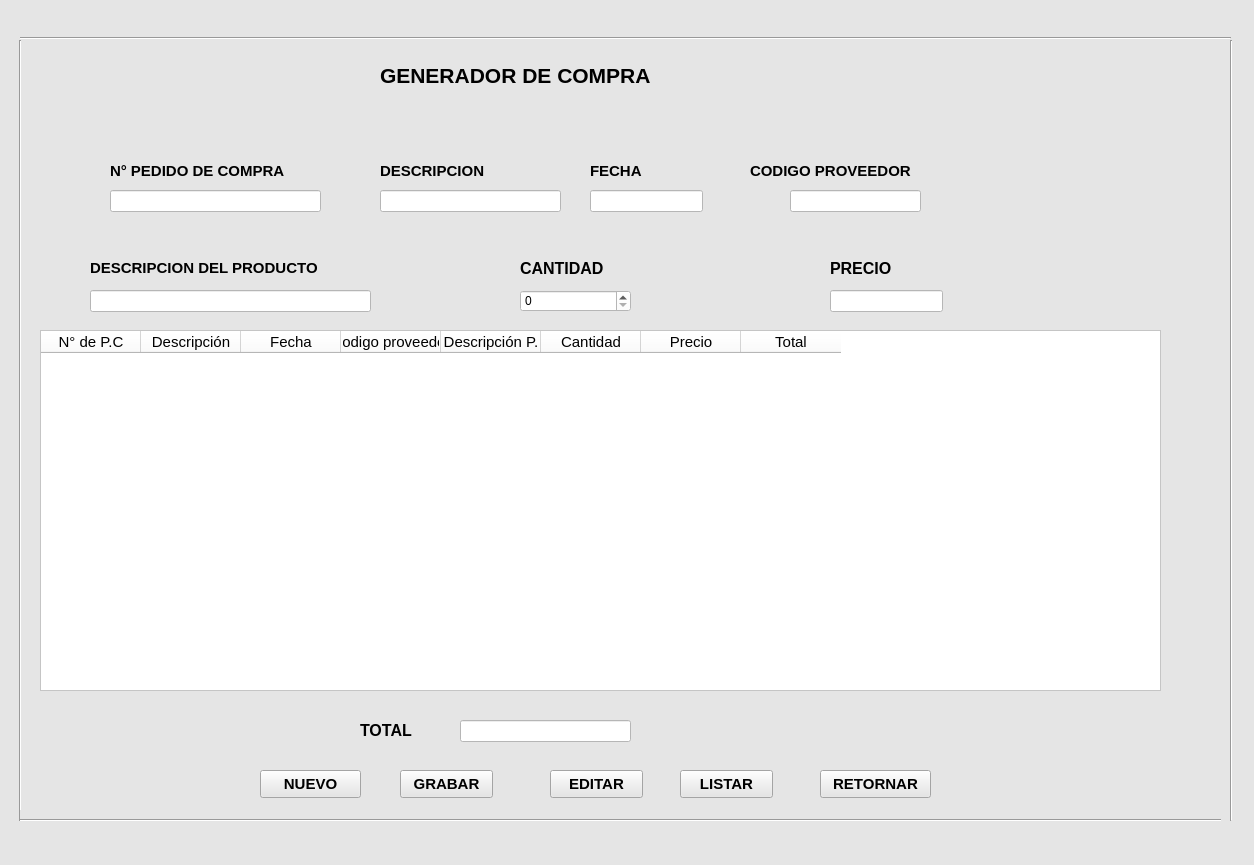
<?xml version="1.0" encoding="UTF-8"?>
<ui version="4.0">
 <class>MainWindow</class>
 <widget class="QMainWindow" name="MainWindow">
  <property name="geometry">
   <rect>
    <x>0</x>
    <y>0</y>
    <width>1254</width>
    <height>865</height>
   </rect>
  </property>
  <property name="windowTitle">
   <string>MainWindow</string>
  </property>
  <property name="styleSheet">
   <string notr="true">background-color: rgb(229, 229, 229);</string>
  </property>
  <widget class="QWidget" name="centralwidget">
   <widget class="QLabel" name="label">
    <property name="geometry">
     <rect>
      <x>380</x>
      <y>60</y>
      <width>361</width>
      <height>31</height>
     </rect>
    </property>
    <property name="font">
     <font>
      <family>Arial</family>
      <pointsize>16</pointsize>
      <weight>75</weight>
      <bold>true</bold>
     </font>
    </property>
    <property name="text">
     <string>GENERADOR DE COMPRA</string>
    </property>
   </widget>
   <widget class="Line" name="line">
    <property name="geometry">
     <rect>
      <x>20</x>
      <y>30</y>
      <width>1211</width>
      <height>16</height>
     </rect>
    </property>
    <property name="orientation">
     <enum>Qt::Horizontal</enum>
    </property>
   </widget>
   <widget class="Line" name="line_2">
    <property name="geometry">
     <rect>
      <x>10</x>
      <y>40</y>
      <width>20</width>
      <height>781</height>
     </rect>
    </property>
    <property name="orientation">
     <enum>Qt::Vertical</enum>
    </property>
   </widget>
   <widget class="QLabel" name="label_2">
    <property name="geometry">
     <rect>
      <x>110</x>
      <y>160</y>
      <width>211</width>
      <height>21</height>
     </rect>
    </property>
    <property name="font">
     <font>
      <family>Arial</family>
      <pointsize>11</pointsize>
      <weight>75</weight>
      <bold>true</bold>
     </font>
    </property>
    <property name="text">
     <string>N° PEDIDO DE COMPRA</string>
    </property>
   </widget>
   <widget class="QLabel" name="label_3">
    <property name="geometry">
     <rect>
      <x>380</x>
      <y>160</y>
      <width>131</width>
      <height>21</height>
     </rect>
    </property>
    <property name="font">
     <font>
      <family>Arial</family>
      <pointsize>11</pointsize>
      <weight>75</weight>
      <bold>true</bold>
     </font>
    </property>
    <property name="text">
     <string>DESCRIPCION</string>
    </property>
   </widget>
   <widget class="QLabel" name="label_4">
    <property name="geometry">
     <rect>
      <x>590</x>
      <y>160</y>
      <width>71</width>
      <height>21</height>
     </rect>
    </property>
    <property name="font">
     <font>
      <family>Arial</family>
      <pointsize>11</pointsize>
      <weight>75</weight>
      <bold>true</bold>
     </font>
    </property>
    <property name="text">
     <string>FECHA</string>
    </property>
   </widget>
   <widget class="QLabel" name="label_5">
    <property name="geometry">
     <rect>
      <x>750</x>
      <y>160</y>
      <width>201</width>
      <height>21</height>
     </rect>
    </property>
    <property name="font">
     <font>
      <family>Arial</family>
      <pointsize>11</pointsize>
      <weight>75</weight>
      <bold>true</bold>
     </font>
    </property>
    <property name="text">
     <string>CODIGO PROVEEDOR</string>
    </property>
   </widget>
   <widget class="Line" name="line_3">
    <property name="geometry">
     <rect>
      <x>20</x>
      <y>810</y>
      <width>1211</width>
      <height>21</height>
     </rect>
    </property>
    <property name="orientation">
     <enum>Qt::Horizontal</enum>
    </property>
   </widget>
   <widget class="Line" name="line_4">
    <property name="geometry">
     <rect>
      <x>1221</x>
      <y>40</y>
      <width>20</width>
      <height>781</height>
     </rect>
    </property>
    <property name="orientation">
     <enum>Qt::Vertical</enum>
    </property>
   </widget>
   <widget class="QPushButton" name="pushButton">
    <property name="geometry">
     <rect>
      <x>260</x>
      <y>770</y>
      <width>101</width>
      <height>28</height>
     </rect>
    </property>
    <property name="font">
     <font>
      <family>Arial</family>
      <pointsize>11</pointsize>
      <weight>75</weight>
      <bold>true</bold>
     </font>
    </property>
    <property name="text">
     <string>NUEVO</string>
    </property>
   </widget>
   <widget class="QPushButton" name="pushButton_2">
    <property name="geometry">
     <rect>
      <x>400</x>
      <y>770</y>
      <width>93</width>
      <height>28</height>
     </rect>
    </property>
    <property name="font">
     <font>
      <family>Arial</family>
      <pointsize>11</pointsize>
      <weight>75</weight>
      <bold>true</bold>
     </font>
    </property>
    <property name="text">
     <string>GRABAR</string>
    </property>
   </widget>
   <widget class="QTableWidget" name="tableWidget">
    <property name="geometry">
     <rect>
      <x>40</x>
      <y>330</y>
      <width>1121</width>
      <height>361</height>
     </rect>
    </property>
    <property name="styleSheet">
     <string notr="true">background-color: rgb(255, 255, 255);</string>
    </property>
    <column>
     <property name="text">
      <string>N° de P.C</string>
     </property>
     <property name="font">
      <font>
       <family>Arial</family>
       <pointsize>11</pointsize>
      </font>
     </property>
    </column>
    <column>
     <property name="text">
      <string>Descripción</string>
     </property>
     <property name="font">
      <font>
       <family>Arial</family>
       <pointsize>11</pointsize>
      </font>
     </property>
    </column>
    <column>
     <property name="text">
      <string>Fecha</string>
     </property>
     <property name="font">
      <font>
       <family>Arial</family>
       <pointsize>11</pointsize>
      </font>
     </property>
    </column>
    <column>
     <property name="text">
      <string>Codigo proveedor</string>
     </property>
     <property name="font">
      <font>
       <family>Arial</family>
       <pointsize>11</pointsize>
      </font>
     </property>
    </column>
    <column>
     <property name="text">
      <string>Descripción P.</string>
     </property>
     <property name="font">
      <font>
       <family>Arial</family>
       <pointsize>11</pointsize>
      </font>
     </property>
    </column>
    <column>
     <property name="text">
      <string>Cantidad</string>
     </property>
     <property name="font">
      <font>
       <family>Arial</family>
       <pointsize>11</pointsize>
      </font>
     </property>
    </column>
    <column>
     <property name="text">
      <string>Precio</string>
     </property>
     <property name="font">
      <font>
       <family>Arial</family>
       <pointsize>11</pointsize>
      </font>
     </property>
    </column>
    <column>
     <property name="text">
      <string>Total</string>
     </property>
     <property name="font">
      <font>
       <family>Arial</family>
       <pointsize>11</pointsize>
      </font>
     </property>
    </column>
   </widget>
   <widget class="QLabel" name="label_6">
    <property name="geometry">
     <rect>
      <x>990</x>
      <y>50</y>
      <width>151</width>
      <height>81</height>
     </rect>
    </property>
    <property name="styleSheet">
     <string notr="true">border-image: url(:/cct/Saved Pictures/logo.qrc.jpg);</string>
    </property>
    <property name="text">
     <string/>
    </property>
   </widget>
   <widget class="QLabel" name="label_7">
    <property name="geometry">
     <rect>
      <x>90</x>
      <y>260</y>
      <width>281</width>
      <height>16</height>
     </rect>
    </property>
    <property name="font">
     <font>
      <family>Arial</family>
      <pointsize>11</pointsize>
      <weight>75</weight>
      <bold>true</bold>
     </font>
    </property>
    <property name="text">
     <string>DESCRIPCION DEL PRODUCTO</string>
    </property>
   </widget>
   <widget class="QLabel" name="label_8">
    <property name="geometry">
     <rect>
      <x>520</x>
      <y>260</y>
      <width>111</width>
      <height>16</height>
     </rect>
    </property>
    <property name="font">
     <font>
      <family>Arial</family>
      <pointsize>12</pointsize>
      <weight>75</weight>
      <bold>true</bold>
     </font>
    </property>
    <property name="text">
     <string>CANTIDAD</string>
    </property>
   </widget>
   <widget class="QLabel" name="label_9">
    <property name="geometry">
     <rect>
      <x>830</x>
      <y>260</y>
      <width>81</width>
      <height>16</height>
     </rect>
    </property>
    <property name="font">
     <font>
      <family>Arial</family>
      <pointsize>12</pointsize>
      <weight>75</weight>
      <bold>true</bold>
     </font>
    </property>
    <property name="text">
     <string>PRECIO</string>
    </property>
   </widget>
   <widget class="QLabel" name="label_10">
    <property name="geometry">
     <rect>
      <x>360</x>
      <y>720</y>
      <width>71</width>
      <height>20</height>
     </rect>
    </property>
    <property name="font">
     <font>
      <family>Arial</family>
      <pointsize>12</pointsize>
      <weight>75</weight>
      <bold>true</bold>
     </font>
    </property>
    <property name="text">
     <string>TOTAL</string>
    </property>
   </widget>
   <widget class="QLineEdit" name="lineEdit">
    <property name="geometry">
     <rect>
      <x>110</x>
      <y>190</y>
      <width>211</width>
      <height>22</height>
     </rect>
    </property>
    <property name="styleSheet">
     <string notr="true">background-color: rgb(255, 255, 255);</string>
    </property>
   </widget>
   <widget class="QLineEdit" name="lineEdit_2">
    <property name="geometry">
     <rect>
      <x>380</x>
      <y>190</y>
      <width>181</width>
      <height>22</height>
     </rect>
    </property>
    <property name="styleSheet">
     <string notr="true">background-color: rgb(255, 255, 255);</string>
    </property>
   </widget>
   <widget class="QLineEdit" name="lineEdit_3">
    <property name="geometry">
     <rect>
      <x>590</x>
      <y>190</y>
      <width>113</width>
      <height>22</height>
     </rect>
    </property>
    <property name="styleSheet">
     <string notr="true">background-color: rgb(255, 255, 255);</string>
    </property>
   </widget>
   <widget class="QLineEdit" name="lineEdit_4">
    <property name="geometry">
     <rect>
      <x>790</x>
      <y>190</y>
      <width>131</width>
      <height>22</height>
     </rect>
    </property>
    <property name="styleSheet">
     <string notr="true">background-color: rgb(255, 255, 255);</string>
    </property>
   </widget>
   <widget class="QSpinBox" name="spinBox">
    <property name="geometry">
     <rect>
      <x>520</x>
      <y>290</y>
      <width>111</width>
      <height>22</height>
     </rect>
    </property>
    <property name="styleSheet">
     <string notr="true">background-color: rgb(255, 255, 255);</string>
    </property>
   </widget>
   <widget class="QLineEdit" name="lineEdit_5">
    <property name="geometry">
     <rect>
      <x>830</x>
      <y>290</y>
      <width>113</width>
      <height>22</height>
     </rect>
    </property>
    <property name="styleSheet">
     <string notr="true">background-color: rgb(255, 255, 255);</string>
    </property>
   </widget>
   <widget class="QLineEdit" name="lineEdit_6">
    <property name="geometry">
     <rect>
      <x>90</x>
      <y>290</y>
      <width>281</width>
      <height>22</height>
     </rect>
    </property>
    <property name="styleSheet">
     <string notr="true">background-color: rgb(255, 255, 255);</string>
    </property>
   </widget>
   <widget class="QLineEdit" name="lineEdit_7">
    <property name="geometry">
     <rect>
      <x>460</x>
      <y>720</y>
      <width>171</width>
      <height>22</height>
     </rect>
    </property>
    <property name="styleSheet">
     <string notr="true">background-color: rgb(255, 255, 255);</string>
    </property>
   </widget>
   <widget class="QPushButton" name="pushButton_3">
    <property name="geometry">
     <rect>
      <x>550</x>
      <y>770</y>
      <width>93</width>
      <height>28</height>
     </rect>
    </property>
    <property name="font">
     <font>
      <family>Arial</family>
      <pointsize>11</pointsize>
      <weight>75</weight>
      <bold>true</bold>
     </font>
    </property>
    <property name="text">
     <string>EDITAR</string>
    </property>
   </widget>
   <widget class="QPushButton" name="pushButton_4">
    <property name="geometry">
     <rect>
      <x>680</x>
      <y>770</y>
      <width>93</width>
      <height>28</height>
     </rect>
    </property>
    <property name="font">
     <font>
      <family>Arial</family>
      <pointsize>11</pointsize>
      <weight>75</weight>
      <bold>true</bold>
     </font>
    </property>
    <property name="text">
     <string>LISTAR</string>
    </property>
   </widget>
   <widget class="QPushButton" name="pushButton_5">
    <property name="geometry">
     <rect>
      <x>820</x>
      <y>770</y>
      <width>111</width>
      <height>28</height>
     </rect>
    </property>
    <property name="font">
     <font>
      <family>Arial</family>
      <pointsize>11</pointsize>
      <weight>75</weight>
      <bold>true</bold>
     </font>
    </property>
    <property name="text">
     <string>RETORNAR</string>
    </property>
   </widget>
  </widget>
  <widget class="QStatusBar" name="statusbar"/>
 </widget>
 <resources>
  <include location="../../../../Imágenes/logo3.qrc"/>
 </resources>
 <connections/>
</ui>
